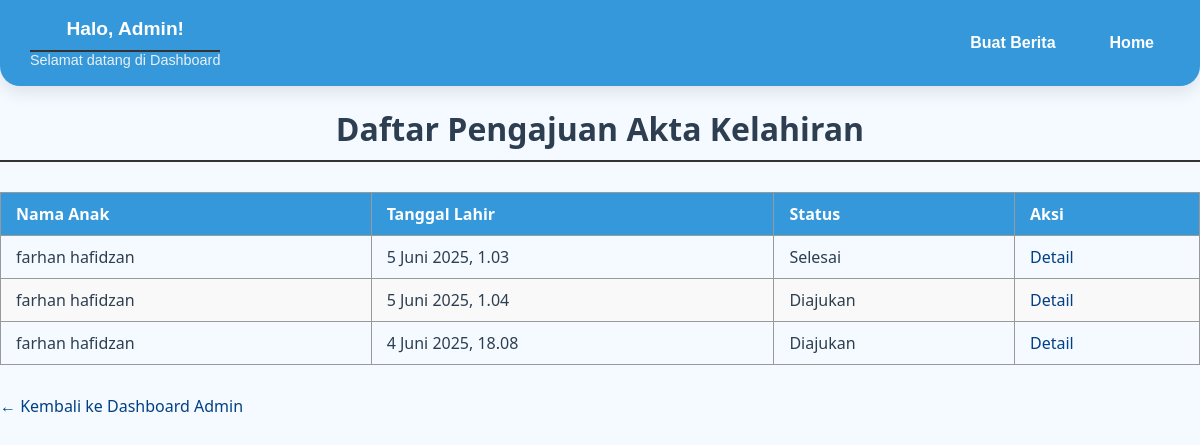
/kelahiran/akta-kelahiran/ (signed in), run on an earlier commit of the app's database.
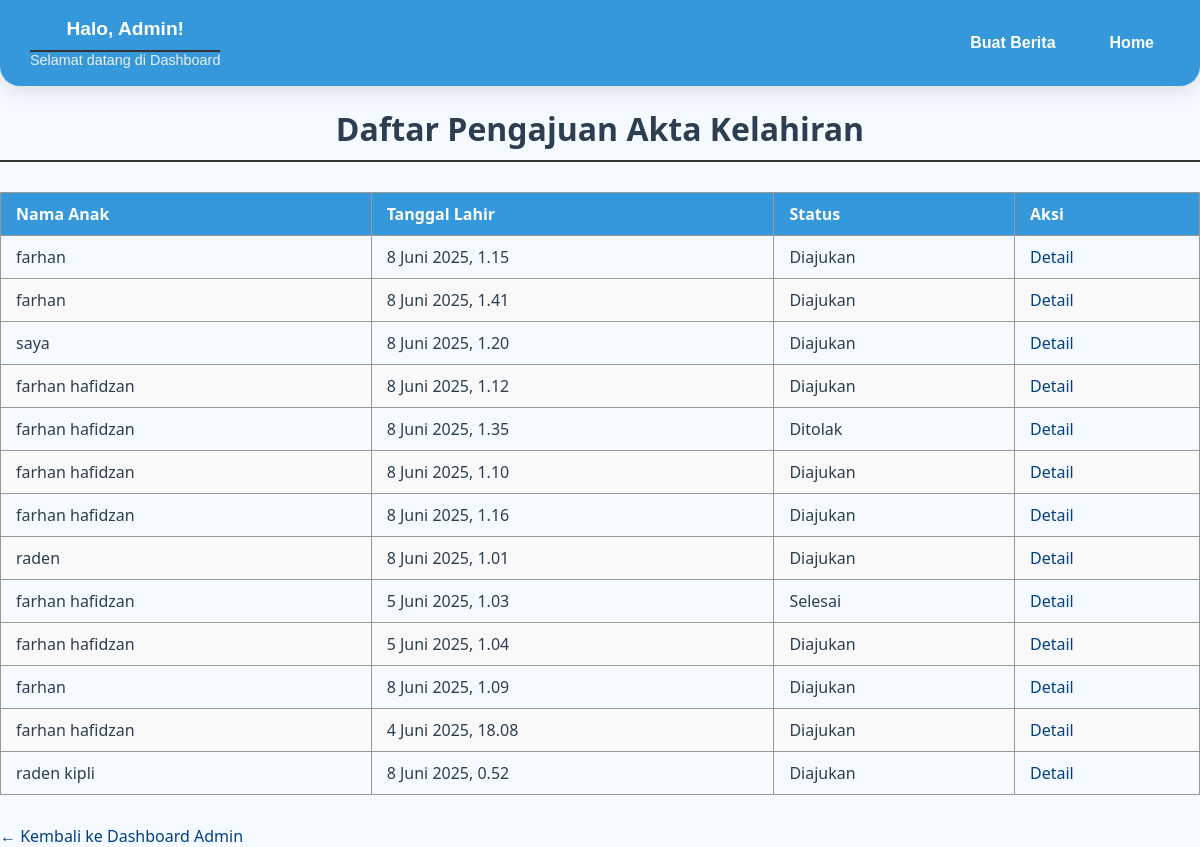
And on a later commit of the database.
### kembang/models.py (models this page shows, shortened)
class AktaKelahiran(models.Model):
    user = models.ForeignKey(User, on_delete=models.CASCADE)
    nama_lengkap = models.CharField(max_length=100)
    tempat_lahir = models.CharField(max_length=100)
    tanggal_lahir = models.DateField()
    jenis_kelamin = models.CharField(max_length=10, choices=[('L', 'Laki-laki'), ('P', 'Perempuan')])
    nama_ayah = models.CharField(max_length=100)
    nama_ibu = models.CharField(max_length=100)
    alamat = models.TextField()
    status = models.CharField(max_length=20, choices=STATUS_CHOICES, default='diajukan')
    no_whatsapp = models.CharField(max_length=15, verbose_name="No. WhatsApp")
    tanggal_pengajuan = models.DateTimeField(auto_now_add=True)
    hasil_surat = models.FileField(upload_to='hasil_surat/akta_kelahiran/', blank=True, null=True)

### kembang/views.py (the view)
# urls.py: path('kelahiran/akta-kelahiran/', views.daftar_pengajuan_kelahiran, name='daftar_pengajuan_kelahiran'),
@staff_member_required
def daftar_pengajuan_kelahiran(request):
    pengajuan = AktaKelahiran.objects.all().order_by('-tanggal_lahir')
    context = {'pengajuan': pengajuan}
    return render(request, 'admin/daftar_kelahiran.html', context)

### kembang/templates/admin/daftar_kelahiran.html (shortened to what this page needs)
{% load static %}
<!DOCTYPE html>
<html lang="id">
<head>
    <link rel="stylesheet" href="{% static 'css/daftar_kelahiran.css' %}">
</head>
<body>
 <nav class="admin-navbar" data-aos="fade-down">
  <div class="admin-navbar-content">
    <div class="admin-brand">
      <link rel="stylesheet" href="{% static 'img/logo tegar.png' %}">
      <div class="admin-title">
        <h1>Halo, Admin!</h1>
        <p>Selamat datang di Dashboard</p>
      </div>
    </div>
    <ul class="admin-nav-links">
     <li> <a href="{% url 'announcement_manage'%}">Buat Berita</a></li>
     <li> <a href="{% url 'home'%}">Home</a></li>
    </ul>
  </div>
</nav>
    <div class="container">
        <h1>Daftar Pengajuan Akta Kelahiran</h1>
        <table>
            <thead>
                <tr>
                    <th>Nama Anak</th>
                    <th>Tanggal Lahir</th>
                    <th>Status</th>
                    <th>Aksi</th>
                </tr>
            </thead>
            <tbody>
                {% for akta in pengajuan %}
                <tr>
                    <td>{{ akta.nama_lengkap }}</td>
                    <td>{{ akta.tanggal_pengajuan }}</td>
                    <td>
                        <span class="status {{ akta.status }}">{{ akta.status|title }}</span>
                    </td>
                    <td>
                        <a class="button" href="{% url 'detail_pengajuan_kelahiran' akta.pk %}">Detail</a>
                    </td>
                </tr>
                {% empty %}
                <tr>
                    <td colspan="4" style="text-align: center;">Belum ada pengajuan.</td>
                </tr>
                {% endfor %}
            </tbody>
        </table>
        <a href="{% url 'admin_dashboard' %}" class="back-link">← Kembali ke Dashboard Admin</a>
    </div>
</body>
</html>

What changed in the data, as far as the page shows it:
added AktaKelahiran: nama_lengkap "farhan", tanggal_pengajuan "8 Juni 2025, 1.15", status "Diajukan"
added AktaKelahiran: nama_lengkap "farhan", tanggal_pengajuan "8 Juni 2025, 1.41", status "Diajukan"
added AktaKelahiran: nama_lengkap "saya", tanggal_pengajuan "8 Juni 2025, 1.20", status "Diajukan"
added AktaKelahiran: nama_lengkap "farhan hafidzan", tanggal_pengajuan "8 Juni 2025, 1.12", status "Diajukan"
added AktaKelahiran: nama_lengkap "farhan hafidzan", tanggal_pengajuan "8 Juni 2025, 1.35", status "Ditolak"
added AktaKelahiran: nama_lengkap "farhan hafidzan", tanggal_pengajuan "8 Juni 2025, 1.10", status "Diajukan"
added AktaKelahiran: nama_lengkap "farhan hafidzan", tanggal_pengajuan "8 Juni 2025, 1.16", status "Diajukan"
added AktaKelahiran: nama_lengkap "raden", tanggal_pengajuan "8 Juni 2025, 1.01", status "Diajukan"
added AktaKelahiran: nama_lengkap "farhan", tanggal_pengajuan "8 Juni 2025, 1.09", status "Diajukan"
added AktaKelahiran: nama_lengkap "raden kipli", tanggal_pengajuan "8 Juni 2025, 0.52", status "Diajukan"
